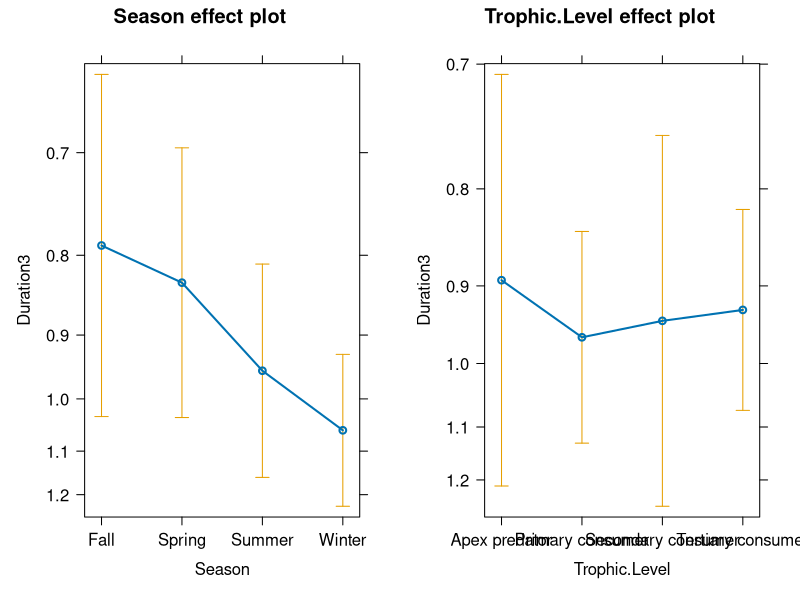
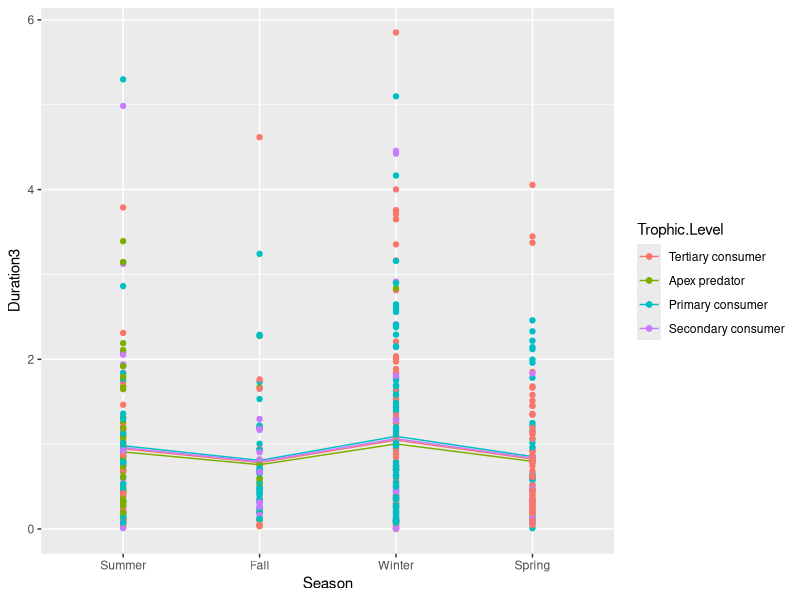

Here is the R script that generated these plots, in order:
###GLMs PART 1###

pr <- function(m) printCoefmat(coef(summary(m)),
                               digits=3,signif.stars=FALSE)
###read in data###

VACS=read.csv("Completed_VACS_Data_2019-2020_1a.csv")

###lubridate for duration time to be recognized as numeric and not character--> time = seconds###
library(lubridate)
VACS$Duration2 = hms(VACS$Duration) 
VACS$Duration3 = as.numeric(VACS$Duration2)

###GAMMA GLM###

#ADDITIVE MODEL#

#Hypothesis: The duration times at a carcass is independently affected by the specific season and trophic level for this Appalachian mammal community.

set.seed(101)
VACS$Duration3 = rgamma(length(VACS$Duration3),shape=1,rate=1)
g1 = glm(Duration3~Season+Trophic.Level,data=VACS, family="Gamma")
summary(g1)

library(effects)
plot(allEffects(g1))

pp1 <- with (VACS,expand.grid(Season=unique(Season),Trophic.Level=unique(Trophic.Level))) #creates new data frame
pp1$Duration3 <- predict(g1,newdata=pp1,type= "response")  #predict amount of duration times in new data frame

#ggplot with overlay of raw data
library(ggplot2)
ggplot(pp1,aes(x=Season,y=Duration3,colour=Trophic.Level))+ #plot using predictions dataset
  geom_point()+ #plot the prediction
  geom_line(aes(group=Trophic.Level))+
  geom_point(data=VACS,aes(x=Season,y=Duration3,colour = Trophic.Level)) #add the observed data to the plot
